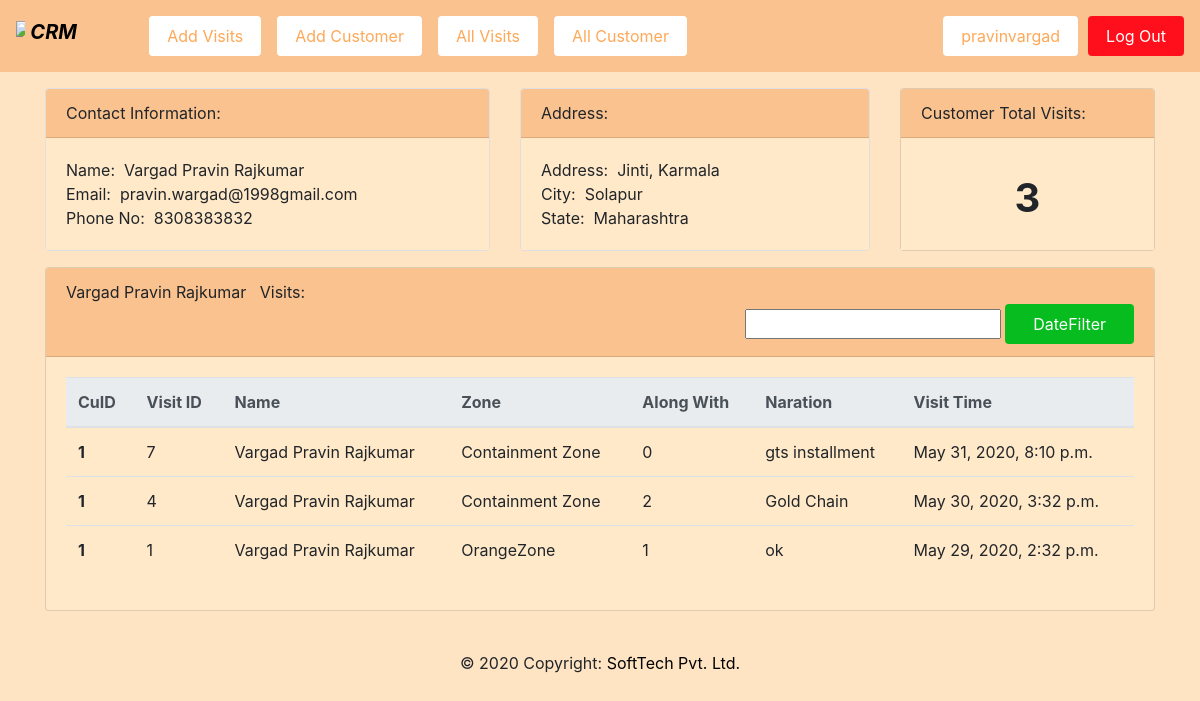
/1/ (signed in), run on the app's committed database.
### customer/models.py (models this page shows)
class Customer(models.Model):
    name = models.CharField(max_length=500,  blank=False, null=False)
    addr = models.CharField(max_length=200,  blank=False, null=False)
    city = models.CharField(max_length=100,  blank=False, null=False)
    state = models.CharField(max_length=100,  blank=False, null=False)
    created_date = models.DateTimeField(auto_now_add=True)
    phone = models.CharField(max_length=15,  blank=False, null=False)
    email = models.EmailField(default='',null=True,blank=True)
    def __str__(self):
        return self.name

class Visits(models.Model):
    status = {
        ('Green Zone', 'GREEN ZONE'),
        ('OrangeZone','ORANGE ZONE'),
        ('Red Zone','RED ZONE'),
        ('Containment Zone','CONTAINMENT ZONE'),
    }
    customer = models.ForeignKey(Customer, on_delete=models.CASCADE,null=False,blank=False)
    zone_status = models.CharField(null=True,blank=True, choices=status, max_length=100)
    created_date = models.DateTimeField(auto_now_add=True)
    narration = models.CharField(max_length=1000)
    along_with = models.IntegerField(default=0)

### customer/decorators.py (the view)
        def wraper_func(request, *args, **kwargs):
            group = None
            if request.user.groups.exists():
                group = request.user.groups.all()[0].name
            if group in allowed_role:
                return view_func(request, *args, **kwargs)
            else:
                return HttpResponse('Unauthorised access, Login using authorised credentional!!!')

### customer/views.py (called while the page is built)
@login_required(login_url='login')
@allowed_users(allowed_role=['admin'])
def customer(request, pk):
    customer = Customer.objects.get(id=pk)
    visits = customer.visits_set.all().order_by('-id')
    visits_count = visits.count()
    myfilter = VisitsFilter(request.GET, queryset=visits)
    visits = myfilter.qs
    myfilter = VisitsFilter()
    return render(request, 'customer/customer.html', {
        'visits': visits,
        'visits_count': visits_count,
        'myfilter': myfilter,
        'customer': customer,
    })

### customer/templates/customer/customer.html (shortened to what this page needs)
{% extends 'customer/layout.html' %}
{% load static %}
{% block body %}
    <div class="row mt-3">
        <div class="col-lg-5">
            <div class="card">
                <div class="card-header header-color">
                    Contact Information:
                </div>
                <div class="card-body card-home">
                    <div>Name:&nbsp; {{ customer.name }}</div>
                    <div>Email:&nbsp; {{ customer.email }}</div>
                    <div>Phone No:&nbsp; {{ customer.phone }}</div>
                </div>
            </div>
        </div>
        <div class="col-lg-4">
            <div class="card">
                <div class="card-header header-color">
                    Address:
                </div>
                <div class="card-body card-home">
                    <div>Address:&nbsp; {{ customer.addr }}</div>
                    <div>City:&nbsp; {{ customer.city }}</div>
                    <div>State:&nbsp; {{ customer.state }}</div>
                </div>
            </div>
        </div>
        <div class="col-lg-3">
            <div class="card card-home">
                <div class="card-header header-color">
                    Customer Total Visits:
                </div>
                <div class="card-body mt-3 card-home" style="text-align: center;">
                    <div>
                        <h1><b>{{ visits_count }}</b></h1>
                    </div>
                </div>
            </div>
        </div>
    </div>
   <div class="card mt-3 card-home">
        <div class="card-header header-color">
            <div>
                {{ customer.name }} &nbsp; Visits:
            </div>
            <div >
                <form style="float: right;" action=" {% url 'customer' customer.id %} " method="get">
                    {{ myfilter.form.created_date }}
                    <input type="submit"  class=" btn-sm details rounded"  value="DateFilter">
                </form>
            </div>
        </div>
        <div class="card-body">
            <table class="table">
                <thead class="thead-light">
                    <tr>
                        <th scope="col">CuID</th>
                        <th scope="col">Visit ID</th>
                        <th scope="col">Name</th>
                        <th scope="col">Zone</th>
                        <th scope="col">Along With</th>
                        <th scope="col">Naration</th>
                        <th scope="col">Visit Time</th>
                    </tr>
                </thead>
                <tbody>
                    {% for visit in visits %}
                    <tr>
                        <th scope="row">{{ visit.customer.id }}</th>
                        <td>{{ visit.id }}</td>
                        <td>{{ visit.customer }}</td>
                        <td>{{ visit.zone_status }}</td>
                         <td>{{ visit.along_with }}</td>
                        <td>{{ visit.narration }}</td>
                        <td>{{ visit.created_date }}</td>
                    </tr>
                    {% endfor %}
                </tbody>
            </table>
        </div>
    </div>
{% endblock body %}

### customer/templates/customer/layout.html (shortened to what this page needs)
<!doctype html>
<html lang="en">
  <head>
    {% load static %}
    <link rel="stylesheet" href="https://stackpath.bootstrapcdn.com/bootstrap/4.5.0/css/bootstrap.min.css">
    <link rel="stylesheet" href=" {% static 'css/style.css' %} ">
  </head>
  <body>
    <nav class="navbar navbar-expand-lg " style="background-color: #fac28e;">
  <a class="navbar-brand" href="/">
    <div class="form-inline">
      <img style="width: 8%;" src=" {% static 'images/logo.png' %} " alt="logo">&nbsp;
      <h5><b><i>CRM</i></b></h5>
    </div>
  </a>
  <div class="collapse navbar-collapse" id="navbarSupportedContent">
    <ul class="navbar-nav mr-auto">
        {% if request.user.is_superuser %}
            <li class="nav-item active">
              <a class="nav-link" href="{% url 'index' %}"> <button class="button rounded">Add Visits</button> <span class="sr-only">(current)</span></a>
            </li>
            <li class="nav-item active">
              <a class="nav-link" href="{% url 'addCustomer' %} "><button class="button rounded">Add Customer</button> <span class="sr-only">(current)</span></a>
            </li>
            <li class="nav-item active">
              <a class="nav-link" href="{% url 'allVisits' %}"><button class="button rounded">All Visits</button> <span class="sr-only">(current)</span></a>
            </li>
            <li class="nav-item active">
              <a class="nav-link" href="{% url 'allCustomers' %}"><button class="button rounded">All Customer</button> <span class="sr-only">(current)</span></a>
            </li>
        {% endif %}
    </ul>
    <span style="float: right; margin-right: 10px;">
        <button class="button rounded">{{ request.user }}</button>
    </span>
     <span style="float: right;">
        <a href=" {% url 'logout' %} ">
          <button class="logout rounded">Log Out</button>
        </a>
    </span>
  </div>
</nav>
    <div class="container">
        {% block body %}
        {% endblock body %}
    </div>
    <footer class="page-footer font-small blue pt-4 mb-0">
    <div class="footer-copyright text-center py-3">© 2020 Copyright:
      <a href=""> SoftTech Pvt. Ltd.</a>
    </div>
    </footer>
  </body>
</html>

### customer/static/css/style.css (style rules this page uses)
a { color: black; }
body { background-color: bisque; }
.card-home { background-color: rgb(255, 233, 201); }
.header-color { background-color: #fac28e; }
.button { background-color: #ffffff; border: none; color: #ffa857; padding: 8px 18px; text-align: center; text-decoration: none; display: inline-block; font-size: 16px; }
.details { background-color: hsl(128, 94%, 38%); border: none; color: #ffffff; padding: 8px 28px; text-align: center; text-decoration: none; font-size: 16px; }
.logout { background-color: hsl(357, 100%, 53%); border: none; color: #ffffff; padding: 8px 18px; text-align: center; text-decoration: none; font-size: 16px; }

### data on the page
Customer: name "Vargad Pravin Rajkumar", email "pravin.wargad@1998gmail.com", phone "8308383832", addr "Jinti, Karmala", city "Solapur", state "Maharashtra"
Visits: customer.id "1", id "7", customer "Vargad Pravin Rajkumar", zone_status "Containment Zone", along_with "0", narration "gts installment", created_date "May 31, 2020, 8:10 p.m."
Visits: customer.id "1", id "4", customer "Vargad Pravin Rajkumar", zone_status "Containment Zone", along_with "2", narration "Gold Chain", created_date "May 30, 2020, 3:32 p.m."
Visits: customer.id "1", id "1", customer "Vargad Pravin Rajkumar", zone_status "OrangeZone", along_with "1", narration "ok", created_date "May 29, 2020, 2:32 p.m."

### other printed values
{{ request.user }} "pravinvargad"
{{ visits_count }} "3"
